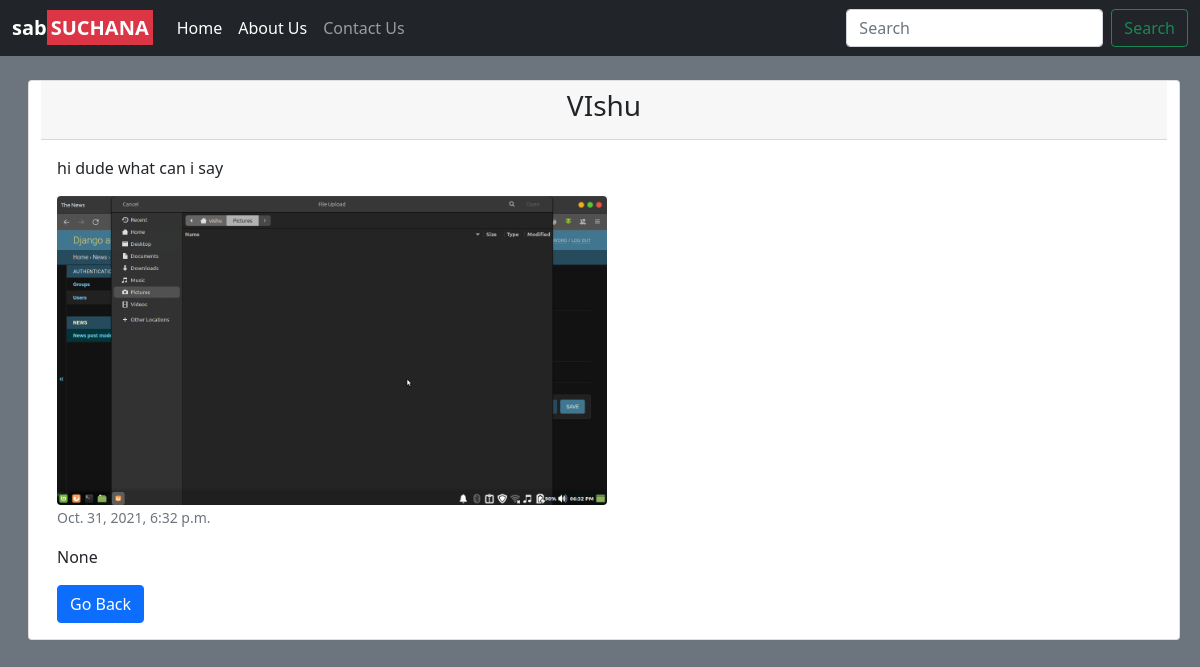
/vishu/, run on the app's committed database.
### news/models.py (models this page shows)
class NewsPostModel(models.Model):
    news_title = models.CharField(max_length=150)
    post_time = models.DateTimeField(auto_now_add=True)
    sub_title = models.CharField(max_length=250)
    news_image = models.ImageField(upload_to="news/",max_length=259)
    news_discription = models.TextField(null=True , blank=True)
    news_slug = AutoSlugField(populate_from='news_title')
    newsCategory = models.ForeignKey(News_Category,on_delete=models.CASCADE,null=True,blank=True)

### news/views.py (the view)
# urls.py: path("<slug>/",views.news_detail),
def news_detail(req,slug):
    my_news = NewsPostModel.objects.filter(news_slug=slug)
    return render(req,"news/detail.html",{"my_news":my_news})

### templates/news/detail.html (shortened to what this page needs)
{% extends 'base.html' %}
{% block body %}
<div class="row mt-4 container-fluid m-1">
{% for a in my_news %}
<div class="card">
    <div class="card-header text-center">
        <h3>
        {{a.news_title}}
        </h3>
    </div>
    <div class="card-body">
      <p class="card-text">{{a.sub_title}}</p>
      <img src="/media/{{a.news_image}} " class="card-img-top img-fluid mx-auto images rounded">
      <p class="card-text"><small class="text-muted">{{a.post_time}}</small></p>
      <p class="card-text">{{a.news_discription}}</p>
      <a href="/" class="btn btn-primary">Go Back</a>
    </div>
  </div>
{% endfor %}
</div>
{% endblock body %}

### static/assets/css/style.css (style rules this page uses)
a { color: #cc6060; text-decoration: none; }
small { color: #999; }

### templates/news/detail.html (style rules this page uses)
.images { width: 550px; height: auto; }

### data on the page
NewsPostModel: news_title "VIshu", sub_title "hi dude what can i say", news_image (picture), post_time "Oct. 31, 2021, 6:32 p.m.", news_discription "None"
